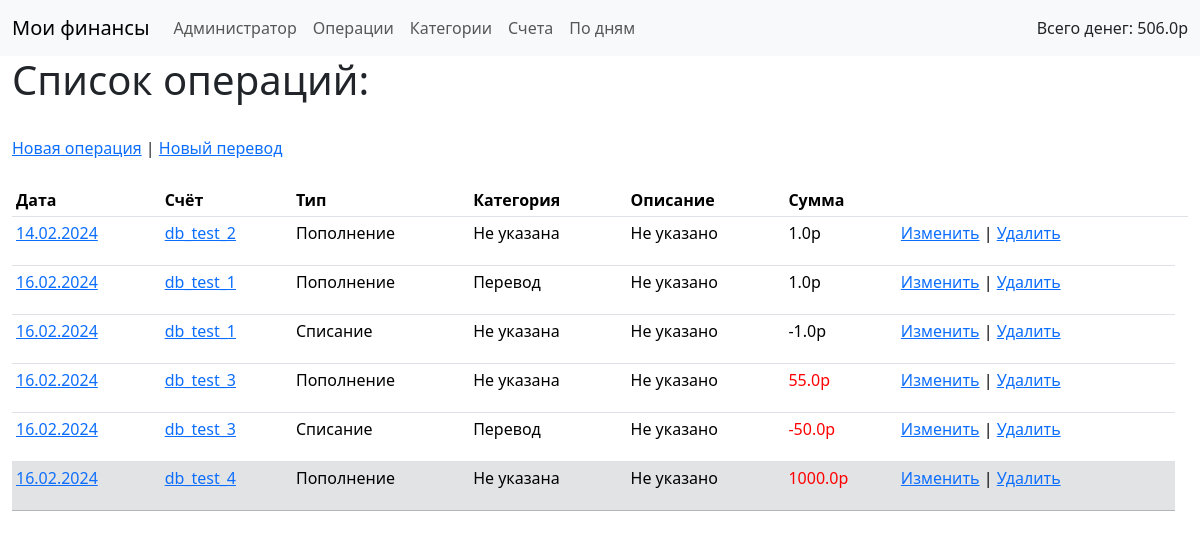
The page /operation/list (signed in) on the database as committed earlier.
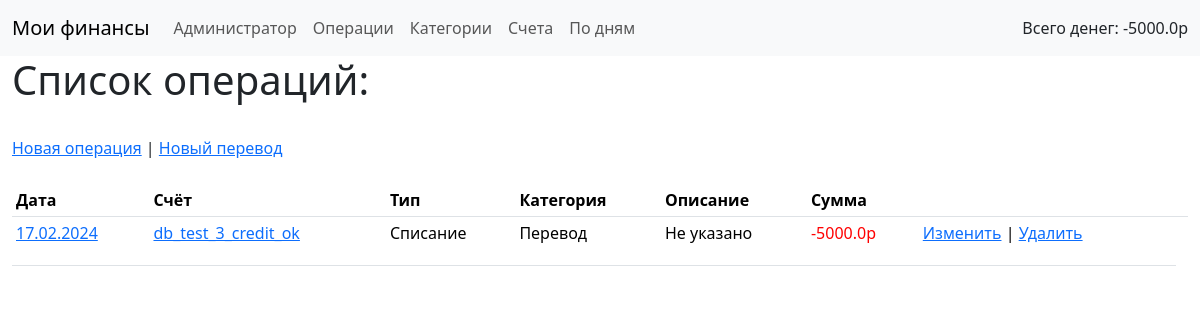
The same page on the database as committed later.
### babosiki/models.py (models this page shows, shortened)
class Operation(models.Model):
    date = models.DateField(default=timezone.now,
                            verbose_name='Дата',)
    account = models.ForeignKey('Account',
                                on_delete=models.CASCADE,
                                verbose_name='Счёт',)
    INCOME = 1
    OUTCOME = -1
    TYPES =(
    (INCOME, "Пополнение"),
    (OUTCOME, "Расход"),)
    type = models.IntegerField(choices = TYPES,
                                verbose_name='Тип',)
    category = models.ForeignKey('Category',
                                on_delete=models.SET_NULL,
                                verbose_name='Категория',
                                blank=True,
                                null=True,)
    description = models.CharField(max_length=128,
                                    verbose_name='Описание',
                                    blank=True,
                                    null=True,)
    value = models.FloatField(verbose_name='Сумма',)
    class Meta:
        verbose_name_plural = 'Операции'
        verbose_name = 'Операция'
        ordering = ['date']

class Account(models.Model):
    user = models.ForeignKey( settings.AUTH_USER_MODEL,
                              on_delete=models.CASCADE,
                              verbose_name='Пользователь',)
    name = models.CharField(max_length=32,
                            verbose_name='Имя счёта',)
    comment =  models.CharField(max_length=128,
                                verbose_name='Комментарий',
                                blank=True,
                                null=True,)
    DEBIT = 1
    CREDIT = -1
    TYPES =(
    (DEBIT, "Дебетовый"),
    (CREDIT, "Кредитный"),)
    type = models.IntegerField(choices = TYPES,
                            verbose_name='Тип',)
    initial_balance = models.FloatField(verbose_name='Начальный баланс',)
    calculated = models.BooleanField(default=True,
                                  verbose_name='Используется в расчётах',)
    def __str__(self):
        return self.name
    class Meta:
        verbose_name_plural = 'Счёт'
        verbose_name = 'Счета'

class Category(models.Model):
    name = models.CharField(max_length = 32,
                            verbose_name = 'Название категории',)
    def __str__(self):
        return self.name
    class Meta:
        verbose_name_plural = 'Категории'
        verbose_name = 'Категория'

### babosiki/views.py (the view)
# urls.py: path('operation/list', OperationListView.as_view(), name='operation_list'),
class OperationListView(LoginRequiredMixin, TemplateView):
    login_url = 'login'
    template_name = "operation_list.html"
    def get_context_data(self, **kwargs):
        accounts = Account.objects.filter(user=self.request.user)
        operations = Operation.objects.filter(account__id__in=accounts.all())
        context = super().get_context_data(**kwargs)
        context['operations'] = operations
        return context

### babosiki/context_processors.py (called while the page is built)
def global_data(request):
    try:
        accounts = Account.objects.filter(user=request.user, calculated=True)
        total_sum = 0
        for account in accounts:
            operations = Operation.objects.filter(account=account)
            for operation in operations:
                total_sum += operation.value*operation.type
            if account.type == Account.DEBIT:
                total_sum += account.initial_balance
        return {'accounts': Account.objects.all(),
                'total_money': total_sum}
    except TypeError:
        return {}

### templates/operation_list.html (shortened to what this page needs)
{% extends 'master.html' %}
{% block content %}
<h1>Список операций:</h1>
<a href="{% url 'operation_create' %}">Новая операция</a> |
<a href="{% url 'operation_transfer' %}">Новый перевод</a>
<table class="table table-sm">
    <thead>
        <tr class="header">
            <th>Дата</th>
            <th>Счёт</th>
            <th>Тип</th>
            <th>Категория</th>
            <th>Описание</th>
            <th>Сумма</th>
            <th></th>
            <th></th>
        </tr>
    </thead>
    <tbody>
        {% for operation in operations %}
        {% if operation.account.calculated %}
        <tr>
        {% else %}
        <tr class="table-secondary">
        {% endif %}
            <td><a href="{% url 'operation_list_daily' operation.date|date:"Y-m-d" %}">{{operation.date}}</a></td>
            <td>
                <a href="{% url 'account_detail' pk=operation.account.pk %}">{{ operation.account }}</a>
            </td>
            <td>
                {% if operation.type == 1 %}
                Пополнение
                {% else %}
                Списание
                {% endif %}
            </td>
            <td>
                {% if operation.category %}
                {{operation.category}}
                {% else %}
                Не указана
                {% endif %}
            </td>
            <td>
                {% if operation.description %}
                {{operation.description}}
                {% else %}
                Не указано
                {% endif %}
            </td>
            <td>
                {% if operation.account.calculated == False or operation.account.type == -1 %}
                <p style="color:hsla(0,100%,50%,1);">
                    {% else %}
                <p style="color:hsla(50%,0,50%,1);">
                    {% endif %}
                    {% if operation.type == 1 %}
                    {{operation.value}}р
                    {% else %}
                    -{{operation.value}}р
                    {% endif %}
                </p>
            </td>
            <td><a href="{% url 'operation_edit' pk=operation.pk %}">Изменить</a> | <a
                    href="{% url 'operation_delete' pk=operation.pk %}">Удалить</a></td>
        </tr>
        {% endfor %}
    </tbody>
</table>
{% endblock content %}

Rows that differ between the two databases and show on the page:
removed Operation: date "14.02.2024", account "db_test_2", type "Пополнение", shows "Не указана", shows "Не указано", value "1.0"
removed Operation: date "16.02.2024", account "db_test_1", type "Пополнение", category "Перевод", shows "Не указано", value "1.0"
removed Operation: date "16.02.2024", account "db_test_1", type "Списание", shows "Не указана", shows "Не указано", value "1.0"
removed Operation: date "16.02.2024", account "db_test_3", type "Пополнение", shows "Не указана", shows "Не указано", value "55.0"
removed Operation: date "16.02.2024", account "db_test_3", type "Списание", category "Перевод", shows "Не указано", value "50.0"
removed Operation: date "16.02.2024", account "db_test_4", type "Пополнение", shows "Не указана", shows "Не указано", value "1000.0"
added Operation: date "17.02.2024", account "db_test_3_credit_ok", type "Списание", category "Перевод", shows "Не указано", value "5000.0"
Other text that changed with them:
{{ total_money }}: "506.0" → "-5000.0"
